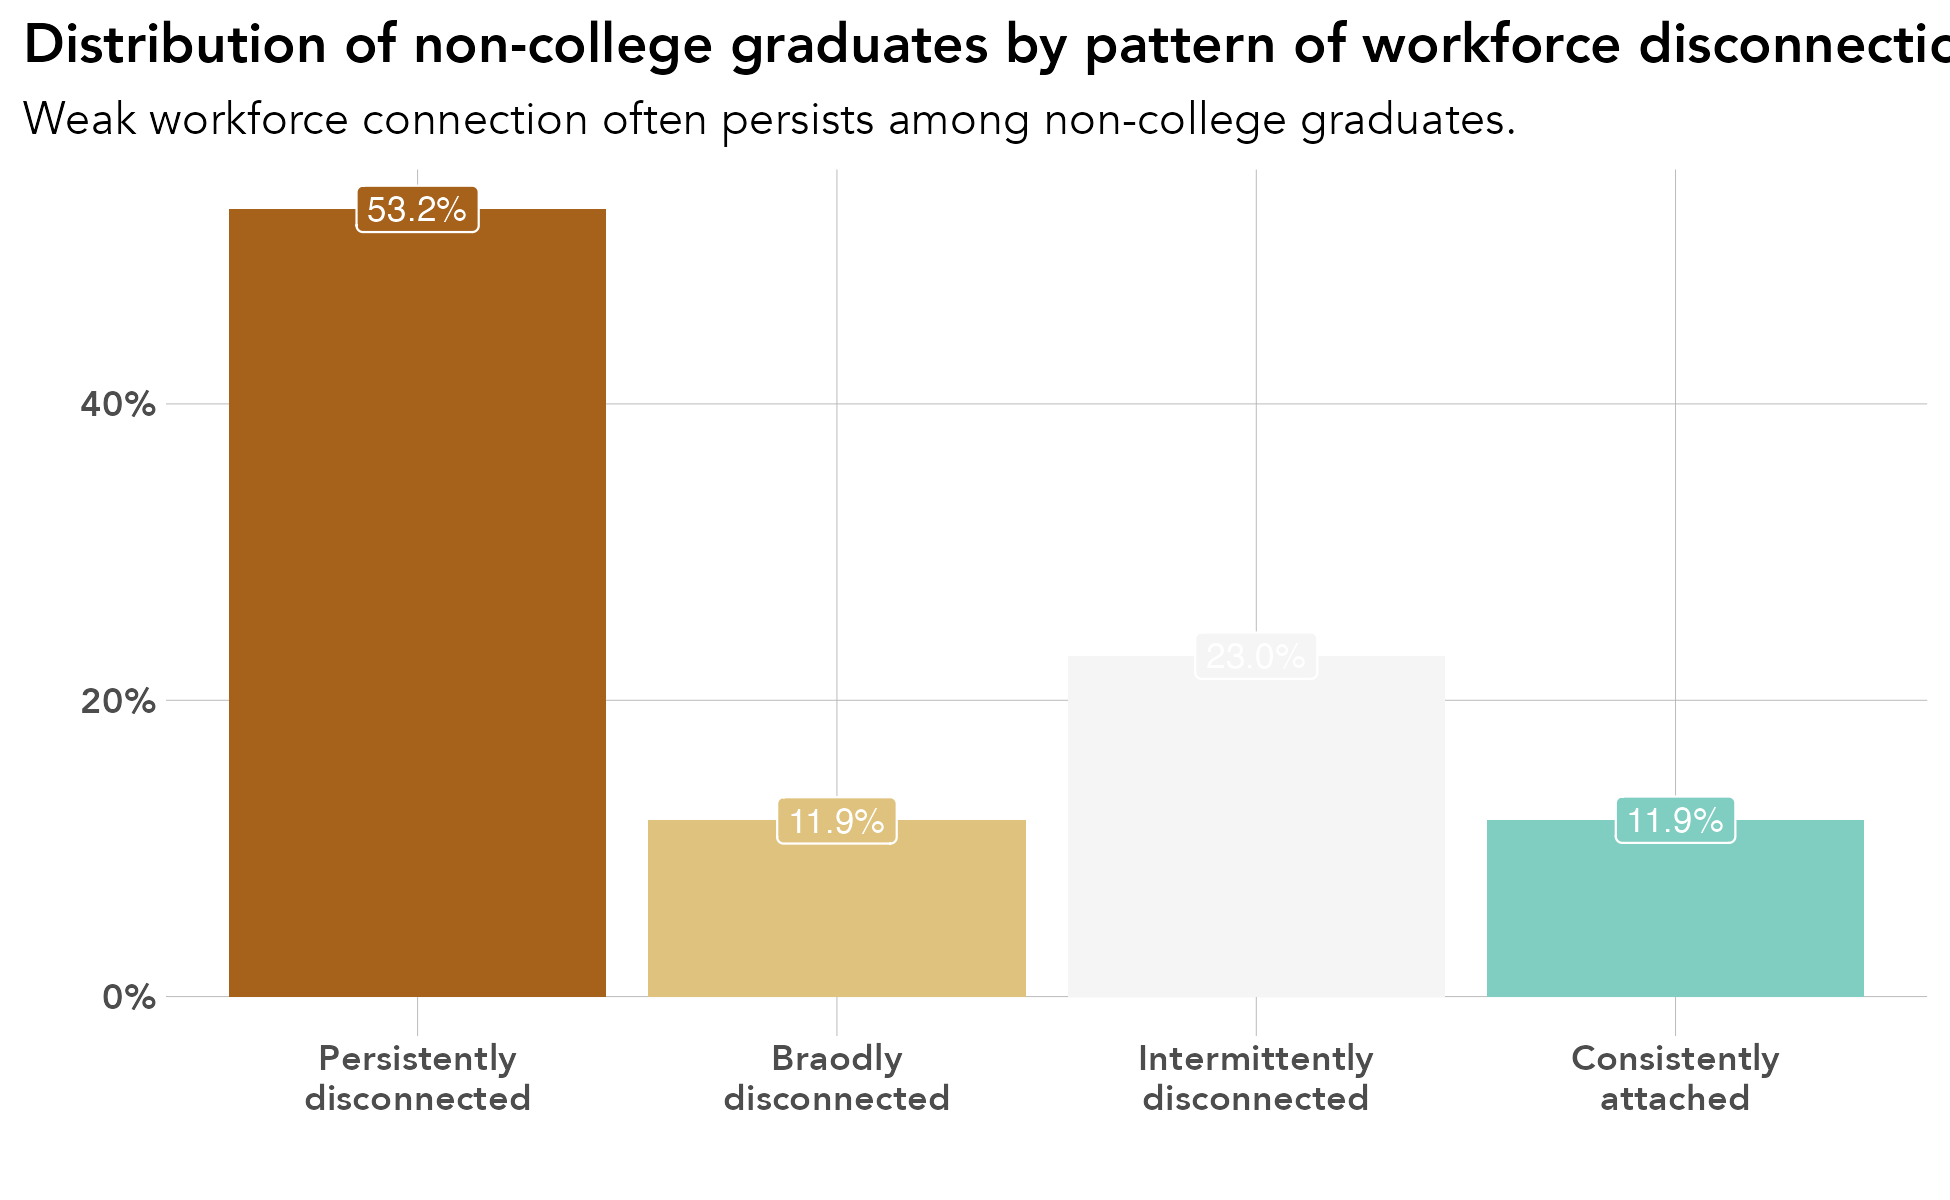

R code for this plot:
# library -----------------------------------------------------------------
library(tidyverse)
library(sf)
library(ggrepel)
library(scales)
library(ggiraph)
library(rmapshaper)
library(cowplot)
library(RColorBrewer)
library(readxl)
library(lubridate)
library(readxl)
library(systemfonts)
reset_font_cache()
library(ggtext)
library(janitor)
library(cowplot)
library(ggalluvial)
library(ggsankey)


rm(list = ls())

# themes ------------------------------------------------------------------
theme_bar <- theme_bw() +
  theme(panel.grid.major = element_line(color = "grey70", size = 0.1),
        panel.grid.minor = element_blank(),
        axis.ticks = element_blank(),
        axis.text = element_text(face = "bold"),
        panel.border = element_blank(),
        legend.background = element_rect(fill = "transparent", color = "transparent"),
        legend.key = element_rect(fill = "transparent"),
        legend.key.size = unit(1, "lines"),
        legend.margin = margin(0,0,0,0),
        legend.title = element_blank(),
        legend.text = element_text(margin = margin(l = 2)),
        text = element_text(family = "Avenir") ,
        plot.title.position = "plot",
        plot.title = element_text(face = "bold"))

theme_line <- theme_bw() +
  theme(legend.background = element_rect(fill = "transparent", color = "transparent"),
        legend.key = element_rect(fill = "transparent"),
        legend.text = element_text(margin = margin(l = 2)),
        panel.grid.minor = element_blank(),
        panel.grid.major = element_line(color = "grey70", size = 0.1),
        axis.ticks = element_blank(),
        axis.text = element_text(face = "bold"),
        panel.border = element_blank(),
        legend.margin = margin(0,0,0,0),
        legend.key.size = unit(1, "lines"),
        text = element_text(family = "Avenir") ,
        plot.title.position = "plot",
        plot.title = element_text(face = "bold"))


theme_sf <- theme_bw() +
  theme(axis.text.x=element_blank(),
        axis.text.y=element_blank(),
        axis.ticks=element_blank(),
        panel.background = element_blank(),
        panel.grid.major = element_line(color = "white"),
        panel.border = element_blank(),
        legend.title = element_blank(),
        legend.text = element_text(margin = margin(l = 2)),
        legend.margin = margin(0,0,0,0),
        legend.key.size = unit(1, "lines"),
        text = element_text(family = "Avenir") ,
        plot.title.position = "plot",
        plot.title = element_text(face = "bold"))

theme_all <- theme_bw() +
  theme(axis.ticks=element_blank(),
        axis.text.y = element_blank(),
        panel.background = element_blank(),
        panel.grid.major = element_blank(),
        panel.grid = element_blank(),
        panel.border = element_blank(),
        legend.title = element_blank(),
        legend.text = element_text(margin = margin(l = 2)),
        legend.margin = margin(0,0,0,0),
        legend.key.size = unit(1, "lines"),
        text = element_text(family = "Avenir") ,
        plot.title.position = "plot",
        plot.title = element_text(face = "bold"))


regions <- read_csv("/Users/kellyasche/Library/CloudStorage/GoogleDrive-kasche@ruralmn.org/My Drive/Data Prep/R Projects/Join docs/county_regions.csv") %>%
  select(5,6) %>%
  unique() %>%
  mutate(edr = str_replace(edr, "  ", " "),
         planning.region = str_replace(planning.region, " Minnesota", ""),
         planning.region = fct_relevel(planning.region, "Northwest", "Northeast", "Central", "Seven County Mpls-St Paul", "Southwest", "Southeast"),
         edr = fct_relevel(edr, "EDR 1 - Northwest", "EDR 2 - Headwaters", "EDR 3 - Arrowhead", "EDR 4 - West Central", "EDR 5 - North Central", "EDR 6E- Southwest Central", "EDR 6W- Upper Minnesota Valley", "EDR 7E- East Central", "EDR 7W- Central", "EDR 8 - Southwest", "EDR 9 - South Central", "EDR 10 - Southeast", "EDR 11 - 7 County Twin Cities", "Minnesota"))

counties.regions <- read_csv("/Users/kellyasche/Library/CloudStorage/GoogleDrive-kasche@ruralmn.org/My Drive/Data Prep/R Projects/Join docs/county_regions.csv") %>%
  mutate(countyfp = formatC(countyfp, width = 3, flag = "0"),
         Name = str_to_title(Name),
         Name = str_replace(Name, "Q", "q"),
         Name = str_replace(Name, "Of The", "of the"),
         Name = str_replace(Name, "Mcleod", "McLeod"),
         Dem_Desc = ifelse(Name == "Minnesota", "Minnesota", Dem_Desc) ,
         edr = str_replace(edr, "  ", " "),
         planning.region = str_replace(planning.region, " Minnesota", ""),
         planning.region = fct_relevel(planning.region, "Northwest", "Northeast", "Central", "Seven County Mpls-St Paul", "Southwest", "Southeast"),
         edr = fct_relevel(edr, "EDR 1 - Northwest", "EDR 2 - Headwaters", "EDR 3 - Arrowhead", "EDR 4 - West Central", "EDR 5 - North Central", "EDR 6E- Southwest Central", "EDR 6W- Upper Minnesota Valley", "EDR 7E- East Central", "EDR 7W- Central", "EDR 8 - Southwest", "EDR 9 - South Central", "EDR 10 - Southeast", "EDR 11 - 7 County Twin Cities", "Minnesota"))

color.ruca <- c("Entirely rural" = "#009933", "Town/rural mix" = "#99CC33", "Urban/town/rural mix" = "#CC9966", "Entirely urban" = "#754C29", "Minnesota" = "black")

color.pr <- c("Northwest" = "#4575b4","Northeast" = "grey", "Central" = "#fee090", "Seven County Mpls-St Paul" = "#d73027", "Southwest" = "#91bfdb", "Southeast" = "#fc8d59", "Minnesota" = "black")

color.edr <- c("EDR 1 - Northwest" = "#b3cde3", "EDR 2 - Headwaters" = "#8c96c6", "EDR 3 - Arrowhead" = "#fe9929", "EDR 4 - West Central" = "#8856a7", "EDR 5 - North Central" = "#810f7c", "EDR 6E- Southwest Central" = "#e5f5f9", "EDR 6W- Upper Minnesota Valley" = "#bdc9e1", "EDR 7E- East Central" = "#99d8c9", "EDR 7W- Central" = "#2ca25f", "EDR 8 - Southwest" = "#74a9cf", "EDR 9 - South Central" = "#0570b0", "EDR 10 - Southeast" = "#d7301f", "EDR 11 - 7 County Twin Cities" = "#d8b365", "Minnesota" = "black")

color.pr.edr <- c ("Northwest" = "#4575b4","Northeast" = "#e0f3f8", "Central" = "#fee090", "Seven County Mpls-St Paul" = "#d73027", "Southwest" = "#91bfdb", "Southeast" = "#fc8d59", "Minnesota" = "black", "EDR 1 - Northwest" = "#b3cde3", "EDR 2 - Headwaters" = "#8c96c6", "EDR 3 - Arrowhead" = "#fe9929", "EDR 4 - West Central" = "#8856a7", "EDR 5 - North Central" = "#810f7c", "EDR 6E- Southwest Central" = "#e5f5f9", "EDR 6W- Upper Minnesota Valley" = "#bdc9e1", "EDR 7E- East Central" = "#99d8c9", "EDR 7W- Central" = "#2ca25f", "EDR 8 - Southwest" = "#74a9cf", "EDR 9 - South Central" = "#0570b0", "EDR 10 - Southeast" = "#d7301f", "EDR 11 - 7 County Twin Cities" = "#d8b365")

color.six <- c("#009933", "#4575b4", "grey", "#fee090", "#fc8d59", "#d73027")

mn_counties <- st_read("/Users/kellyasche/Library/CloudStorage/GoogleDrive-kasche@ruralmn.org/My Drive/Data Prep/R Projects/Shapefiles/County shapefiles/MNCounties_MNDOT.shp", quiet = TRUE) %>%
  ms_simplify(keep = .01, keep_shapes = TRUE) %>%
  rename("countyfp" = "FIPS_CODE")

counties.regions.1 <- counties.regions %>%
  mutate(statefp = "27",
         project.pr = ifelse(edr %in% c("EDR 1 - Northwest", "EDR 2 - Headwaters", "EDR 4 - West Central"), "Northwest",
                             ifelse(edr == "EDR 3 - Arrowhead", "Northeast",
                                    ifelse(edr %in% c("EDR 5 - North Central", "EDR 7E- East Central", "EDR 7W- Central"), "Central",
                                           ifelse(edr %in% c("EDR 6E- Southwest Central", "EDR 6W- Upper Minnesota Valley", "EDR 8 - Southwest"), "Southwest",
                                                  ifelse(edr %in% c("EDR 9 - South Central", "EDR 10 - Southeast"), "Southern", as.character(planning.region)))))),
         project.pr = fct_relevel(project.pr, "Northwest", "Northeast", "Central", "Seven County Mpls-St Paul", "Southwest", "Southern"))


# Prep data ---------------------------------------------------------------

original <- read_csv("Data/SLEDS/Masters/Master-disconnected.csv")

data <- original %>%
  group_by(disconnected.cat) %>%
  summarize(n = n()) %>%
  ungroup() %>%
  mutate(pct = n / sum(n),
         disconnected.cat = fct_relevel(disconnected.cat, "Persistently disconnected", "Broadly disconnected", "Intermittently disconnected", "Consistently attached"))


# Prep chart --------------------------------------------------------------

names(data)

ggplot(data, aes(disconnected.cat, pct, fill = disconnected.cat)) +
  geom_col(position = "dodge") +
  geom_label(aes(label = percent(pct, accuracy = .1)), show.legend = FALSE, position = position_dodge(width = .9), color = "white", size = 3) +
  labs(x="", 
       y = "", 
       title = "Distribution of non-college graduates by pattern of workforce disconnection over time",
       subtitle = "Weak workforce connection often persists among non-college graduates.")+
  scale_y_continuous(labels=scales::percent) +
  scale_x_discrete(labels = c("Persistently\ndisconnected", "Braodly\ndisconnected", "Intermittently\ndisconnected", "Consistently\nattached")) +
  theme_bar+
  scale_fill_manual(values = brewer.pal(n = 5, "BrBG"),
                    guide = guide_legend(ncol = 2)) +
  theme(legend.position = "none")

ggsave(filename = "Charts/Paper report/pct-non-college-grads-disconnection-cat.pdf", device = cairo_pdf, dpi = "print", width = 6.5, height = 4)

ggsave(filename = "Charts/Paper report/pct-non-college-grads-disconnection-cat.png", dpi = "print", width = 6.5, height = 4)
